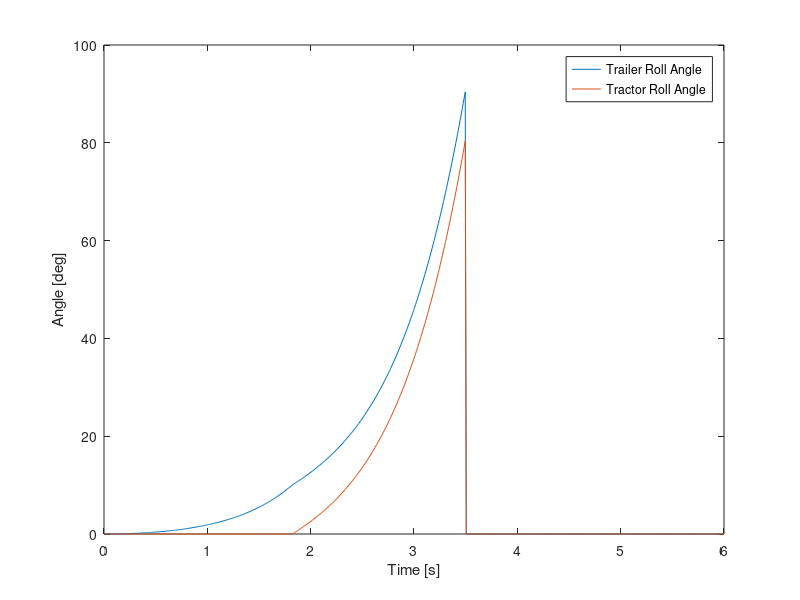

Here is the MATLAB script that generated this plot: (Note: this script raises an error after producing the figure.)
%% Axicle_Tractor_Rollover_Dyn_ETS_v1.m
% 7/15/21
% S. Krug
% Notes:
%
% 7/15/21 - Initial start
%

clear all
close all
clc
%% Time Series Parameters
sampling_freq_hz = 100; %hz
time_step_s = 1/sampling_freq_hz; % s
total_run_time_s = 6; % sec
time_s = linspace(0, total_run_time_s, sampling_freq_hz*total_run_time_s)';

%% Aero Calcs
%use allowable windspeed table as inputs for aero calculation?

%% Mass Properties
g_mps2 = 9.81;
slack_angle = 10; %angle in deg when tractor inertia is added on, and tractor plus trailer roll together at same rate.
%Tractor
TRAC_height_cg_m = 1.1;
TRAC_mass_kg = 6970;
TRAC_inertia_roll_kgm2 = 37500;
TRAC_trackwidth_m = 2.53;
TRAC_height_cp_m = 1.925;
TRAC_force_drag_N = 10000;
TRAC_force_weight_N = g_mps2*TRAC_mass_kg;

%Trailer
TRAIL_height_cg_m = 2.1;
TRAIL_mass_kg = 22142;
TRAIL_inertia_roll_kgm2 = 95000;
TRAIL_trackwidth_m = 2.53;
TRAIL_height_cp_m = 2.18;
TRAIL_force_drag_N = 90000;
TRAIL_force_weight_N = g_mps2*TRAIL_mass_kg;

%% Variables & Inputs
%Tractor
TRAC_d_cg_y_m_i = TRAC_height_cg_m;
TRAC_d_cg_x_m_i = TRAC_trackwidth_m/2;
TRAC_theta_cg_rad_i = atan(TRAC_d_cg_x_m_i/TRAC_d_cg_y_m_i);

TRAC_d_cp_y_m_i = TRAC_height_cp_m;
TRAC_d_cp_x_m_i = TRAC_trackwidth_m/2;
TRAC_theta_cp_rad_i = atan(TRAC_d_cp_x_m_i/TRAC_d_cp_y_m_i);

%Trailer
TRAIL_d_cg_y_m_i = TRAIL_height_cg_m;
TRAIL_d_cg_x_m_i = TRAIL_trackwidth_m/2;
TRAIL_theta_cg_rad_i = atan(TRAIL_d_cg_x_m_i/TRAIL_d_cg_y_m_i);

TRAIL_d_cp_y_m_i = TRAIL_height_cp_m;
TRAIL_d_cp_x_m_i = TRAIL_trackwidth_m/2;
TRAIL_theta_cp_rad_i = atan(TRAIL_d_cp_x_m_i/TRAIL_d_cp_y_m_i);

%Inertias
TRAC_r_cg_m = TRAC_d_cg_x_m_i/(sin(TRAC_theta_cg_rad_i));
TRAC_I_pat_kgm2 = TRAC_inertia_roll_kgm2 + TRAC_mass_kg*TRAC_r_cg_m^2; %use this inertia

TRAIL_r_cg_m = TRAC_d_cg_x_m_i/(sin(TRAC_theta_cg_rad_i));
TRAIL_I_pat_kgm2 = TRAIL_inertia_roll_kgm2 + TRAIL_mass_kg*TRAIL_r_cg_m^2; %use this inertia
%Radii to calculate d_cg_x_m and d_cp_y_m during dynamic motion
TRAC_r_cp_m = TRAC_d_cp_x_m_i/(sin(TRAC_theta_cp_rad_i));
TRAIL_r_cp_m = TRAIL_d_cp_x_m_i/(sin(TRAIL_theta_cp_rad_i));

%% Time Domain Dynamics
% Trailer initiates rollover motion typically, so calculate that one first,
% then that inertia/energy addds to tractor, which already had 'some' force
% on it from original aerodynamics

% Calculate new angle instance
% if XXXX_tq_nm <0, no tip acceleration

%calculate angles for cp and cg, then calculate global "reference" angle,
%i.e. trailer/trac angles

%initialize vars
TRAC_tq_nm = zeros(length(time_s),1);
TRAC_d_cg_x_m = zeros(length(time_s),1);
TRAC_d_cp_y_m = zeros(length(time_s),1);
TRAC_alpha_rps2 = zeros(length(time_s),1);
TRAC_omega_rps = zeros(length(time_s),1);
TRAC_theta_cg_rad = zeros(length(time_s),1);
TRAC_theta_cp_rad = zeros(length(time_s),1);
TRAC_theta_cg_rad(1) = TRAC_theta_cg_rad_i; %first angle is static angle
TRAC_theta_cp_rad(1) = TRAC_theta_cp_rad_i; %first angle is static angle
TRAC_roll_angle_rad = zeros(length(time_s),1);
TRAC_roll_angle_rad(1) = 0; %first angle is static angle

TRAIL_tq_nm = zeros(length(time_s),1);
TRAIL_d_cg_x_m = zeros(length(time_s),1);
TRAIL_d_cp_y_m = zeros(length(time_s),1);
TRAIL_alpha_rps2 = zeros(length(time_s),1);
TRAIL_omega_rps = zeros(length(time_s),1);
TRAIL_theta_cg_rad = zeros(length(time_s),1);
TRAIL_theta_cp_rad = zeros(length(time_s),1);
TRAIL_theta_cg_rad(1) = TRAIL_theta_cg_rad_i; %first angle is static angle
TRAIL_theta_cp_rad(1) = TRAIL_theta_cp_rad_i; %first angle is static angle
TRAIL_roll_angle_rad = zeros(length(time_s),1);
TRAIL_roll_angle_rad(1) = 0; %first angle is static angle

% trailer_counter = zeros(length(time_s),1);
trailer_counter = 1;
TT_omega_rps = zeros(length(time_s),1);
TOTAL_tq_nm = zeros(length(time_s),1);
TOTAL_alpha_rps2 = zeros(length(time_s),1);
TOTAL_omega_rps = zeros(length(time_s),1);
TOTAL_roll_angle_rad = zeros(length(time_s),1);

% Assumes trailer ALWAYS initiates rollover
for t = 1:length(time_s)-1
    
    dt = time_s(t+1) - time_s(t);
    
    if (TRAIL_roll_angle_rad(t)*57.29) < slack_angle && trailer_counter == 1 %get the trailer up to speed first
        
        if t == 1
            TRAIL_tq_nm(t) = ((TRAIL_force_drag_N*TRAIL_d_cp_y_m_i)-(TRAIL_force_weight_N*TRAIL_d_cg_x_m_i));
            %TRAIL_tq_nm(t) = 0;
        else
            
            TRAC_tq_nm(t) = ((TRAC_force_drag_N*TRAC_d_cp_y_m_i)-(TRAC_force_weight_N*TRAC_d_cg_x_m_i)); %fill array with tractor net torque
            
            TRAIL_d_cg_x_m(t) = sin(TRAIL_theta_cg_rad(t))*TRAIL_r_cg_m; %new moment arm for new cg torque
            TRAIL_d_cp_y_m(t) = cos(TRAIL_theta_cp_rad(t))*TRAIL_r_cp_m; %new moment arm for cp torque
            TRAIL_tq_nm(t) = (TRAIL_force_drag_N*TRAIL_d_cp_y_m(t))-(TRAIL_force_weight_N*TRAIL_d_cg_x_m(t));
        end
        
        %check if tq is negative, reset to zero tq for acceleration
        if TRAIL_tq_nm(t) < 0
            TRAIL_tq_nm(t) = 0;
        end
        
        %Angular Acceleration
        TRAIL_alpha_rps2(t+1) = TRAIL_tq_nm(t)/TRAIL_I_pat_kgm2;
        %Angular Rate
        TRAIL_omega_rps(t+1) = TRAIL_omega_rps(t)+TRAIL_alpha_rps2(t+1)*dt;
        %Angle Change
        
        %     TRAIL_theta_cg_rad(t+1) = TRAIL_theta_cg_rad(t)+TRAIL_omega_rps(t+1)*dt;
        %     TRAIL_theta_cp_rad(t+1) = TRAIL_theta_cp_rad(t)+TRAIL_omega_rps(t+1)*dt;
        
        %Resolved roll angle assuming start = 0deg
        TRAIL_roll_angle_rad(t+1) = TRAIL_roll_angle_rad(t)+TRAIL_omega_rps(t+1)*dt;
        %new angles?
        TRAIL_theta_cg_rad(t+1) = TRAIL_theta_cg_rad(1) - TRAIL_roll_angle_rad(t+1); %angles are decreasing..?
        TRAIL_theta_cp_rad(t+1) = TRAIL_theta_cp_rad(1) - TRAIL_roll_angle_rad(t+1); %angles are decreasing..?
        
        
        
    else %add in inertias from trailer
        
        if trailer_counter == 1
            %conservation of angular momentum, add trailer + tractor
            %inertias together to get initial total rate L = I*omega
            momentum_initial = TRAIL_I_pat_kgm2*TRAIL_omega_rps(t);
            %TT_omega_rps = TRAIL_omega_rps; %add in previous rate built up by trailer initially
            TOTAL_I_kgm2 = TRAIL_I_pat_kgm2+TRAC_I_pat_kgm2;
            TOTAL_omega_rps(t) = momentum_initial/(TOTAL_I_kgm2); %assuming tractor "instantly" accelerates to the rate
            %imposed based on conservation of angular momentum. Trailer is
            %also traveling at this speed now, hence "total omega".
            %TRAIL_omega_rps(t) = TOTAL_omega_rps(t);
            transition_instance = t;
            
            TRAC_theta_cg_rad(transition_instance) = TRAC_theta_cg_rad_i; %angle AT start of transition
            TRAC_theta_cg_rad(transition_instance) = TRAC_theta_cp_rad_i; %angle AT start of transition
        end
        
        %         %initial net torque on tractor
        %         TRAC_tq_nm(t) = ((TRAC_force_drag_N*TRAC_d_cp_y_m_i)-(TRAC_force_weight_N*TRAC_d_cg_x_m_i));
        %
        % conservation of momentum calculation? energy transfer calc to get
        % intial rate?
        
        
        
        %Calculate individual components of moment arms
        TRAIL_d_cg_x_m(t) = sin(TRAIL_theta_cg_rad(t))*TRAIL_r_cg_m; %new moment arm for new cg torque
        TRAIL_d_cp_y_m(t) = cos(TRAIL_theta_cp_rad(t))*TRAIL_r_cp_m; %new moment arm for cp torque
        TRAC_d_cg_x_m(t) = sin(TRAC_theta_cg_rad(t))*TRAC_r_cg_m; %new moment arm for new cg torque
        TRAC_d_cp_y_m(t) = cos(TRAC_theta_cp_rad(t))*TRAC_r_cp_m; %new moment arm for cp torque
        %TRAIL_tq_nm(t) = (TRAIL_force_drag_N*TRAIL_d_cp_y_m(t))-(TRAIL_force_weight_N*TRAIL_d_cg_x_m(t));
        %Calculate individual components of torque w/ updated moment arms.
        
        
        
        trailer_torque = (TRAIL_force_drag_N*TRAIL_d_cp_y_m(t))-(TRAIL_force_weight_N*TRAIL_d_cg_x_m(t));
        if TRAC_roll_angle_rad(t) >= 0
            tractor_torque = (TRAC_force_drag_N*TRAC_d_cp_y_m(t))-(TRAC_force_weight_N*TRAC_d_cg_x_m(t));
        else % if tractor roll angle falls back down to 0, then use the tractor static torque
            tractor_torque = (TRAC_force_drag_N*TRAC_d_cp_y_m(transition_instance))-(TRAC_force_weight_N*TRAC_d_cg_x_m(transition_instance));
        end
        
        TOTAL_tq_nm(t) = trailer_torque + tractor_torque;
        
        
        
        %Angular Acceleration
        if TRAC_roll_angle_rad(t) >= 0
            TOTAL_alpha_rps2(t+1) = TOTAL_tq_nm(t)/TOTAL_I_kgm2;
        else% if tractor roll angle fell back down to zero,
            TOTAL_alpha_rps2(t+1) = TOTAL_tq_nm(t)/TRAIL_I_pat_kgm2;
        end
        %Angular Rate
        TOTAL_omega_rps(t+1) = TOTAL_omega_rps(t)+TOTAL_alpha_rps2(t+1)*dt;
        TRAC_omega_rps(t+1) = TOTAL_omega_rps(t)+TOTAL_alpha_rps2(t+1)*dt;
        TRAIL_omega_rps(t+1) = TOTAL_omega_rps(t)+TOTAL_alpha_rps2(t+1)*dt;
        %Angle
        if TRAC_roll_angle_rad(t) >= 0
            TRAC_roll_angle_rad(t+1) = TRAC_roll_angle_rad(t)+TOTAL_omega_rps(t+1)*dt;
            TRAIL_roll_angle_rad(t+1) = TRAIL_roll_angle_rad(transition_instance) + TRAC_roll_angle_rad(t+1);
        else % if tractor roll angle fell back down to zero,
            TRAC_roll_angle_rad(t+1) = TRAC_roll_angle_rad(t);
            TRAIL_roll_angle_add_rad(t+1) = TRAC_roll_angle_rad(t)+TOTAL_omega_rps(t+1)*dt;
            TRAIL_roll_angle_rad(t+1) = TRAIL_roll_angle_rad(transition_instance) + TRAIL_roll_angle_add_rad(t+1);
        end
        
        
        %new angles; take previous angle value once this part of the loop started and subtract the new delta
        %angle created based on the total angle change with total inertia
        %and torque
        
        TRAIL_theta_cg_rad(t+1) = TRAIL_theta_cg_rad(transition_instance) - TRAC_roll_angle_rad(t+1);
        TRAIL_theta_cp_rad(t+1) = TRAIL_theta_cp_rad(transition_instance) - TRAC_roll_angle_rad(t+1);
        TRAC_theta_cg_rad(t+1) = TRAC_theta_cg_rad(transition_instance) - TRAC_roll_angle_rad(t+1);
        TRAC_theta_cp_rad(t+1) = TRAC_theta_cp_rad(transition_instance) - TRAC_roll_angle_rad(t+1);

        
        if (TRAIL_roll_angle_rad(t+1)*57.29) > 90 || TRAIL_roll_angle_rad(t+1)*57.29 < 0
            break
        end
        trailer_counter = trailer_counter+1;
        
    end
end




figure(1)
plot(time_s,TRAIL_roll_angle_rad*57.29, time_s, TRAC_roll_angle_rad*57.29)
legend({'Trailer Roll Angle','Tractor Roll Angle'})
ylabel('Angle [deg]')
xlabel('Time [s]')
Plotter(1)

figure(2)
plot(time_s,TRAIL_omega_rps*57.29,'LineWidth',10)
hold on
plot(time_s, TRAC_omega_rps*57.29,'LineWidth',3)
legend({'Trailer Roll Rate','Tractor Roll Rate'})
ylabel('Angular Rate [deg/s]')
xlabel('Time [s]')
Plotter(1)

% figure(1)
% subplot(3,1,3)
% plot(time_s,TRAIL_roll_angle_rad*57.29)
% legend({'Roll Angle'})
% ylabel('Angle [deg]')
% xlabel('Time [s]')
% Plotter(1)
% % figure(5)
% % plot(time_s,TRAIL_force_drag_N*TRAIL_d_cp_y_m, time_s, -TRAIL_force_weight_N*TRAIL_d_cg_x_m)
% % legend({'aero moment','weight moment'})
% subplot(3,1,2)
% plot(time_s,TRAIL_omega_rps*57.29)
% legend({'Roll Rate'})
% ylabel('Rate [deg/s]')
% xlabel('Time [s]')
% Plotter(1)
%
% subplot(3,1,1)
% plot(time_s,TRAIL_alpha_rps2*57.29)
% legend({'Roll Accel'})
% ylabel('Accel [deg/s^2]')
% xlabel('Time [s]')
% Plotter(1)


% figure(5)
% plot(time_s,TRAIL_d_cp_y_m, time_s, TRAIL_d_cg_x_m)
% legend({'cp vertical moment arm','cg lateral moment arm'})
%
% figure(2)
% plot(time_s, TRAIL_tq_nm)
% legend({'net torque'})
% Plotter(1)
%
% figure(6)
% plot(time_s,TRAIL_force_drag_N*TRAIL_d_cp_y_m-TRAIL_force_weight_N*TRAIL_d_cg_x_m)
% legend({'net torque, calc"d'})
% Plotter(1)
% figure(3)
% plot(time_s, TRAC_d_cp_y_m)
% Plotter(1)
%
% figure(4)
% plot(time_s, TRAC_d_cg_x_m)
% Plotter(1)



% new angles after acceleration
%TRAC_d_cg_y_m_i = TRAC_height_cg_m;
%TRAC_d_cg_x_m_i = TRAC_trackwidth_m/2;
%TRAC_theta_cg_deg_i = arctan(TRAC_d_cg_x_m_i/TRAC_d_cg_y_m_i);


%TRAC_d_cp_y_m_i = TRAC_height_cp_m;
%TRAC_d_cp_x_m_i = TRAC_trackwidth_m/2;
%TRAC_theta_cp_deg_i = arctan(TRAC_d_cp_x_m_i/TRAC_d_cp_y_m_i);

% end for loop
